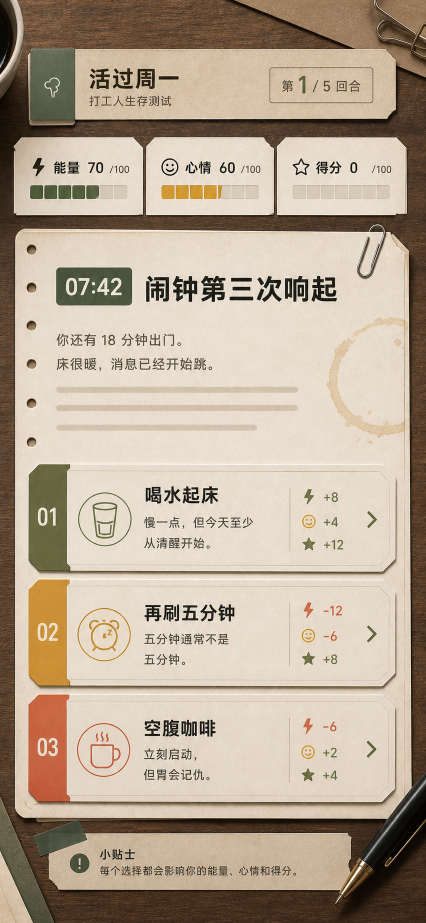
#> input picture reference/current-round.png, 852 x 1846 px (shown at 1/2 size); its folder holds 3 pictures in this run
$ python generate-shell-v1-assets.py
#> lines starting #> are read from the running program, lines starting #| are printed output that depends on the picture
#!/usr/bin/env python3
from __future__ import annotations

from pathlib import Path
import random

from PIL import Image, ImageDraw, ImageFilter, ImageOps


ROOT = Path(__file__).resolve().parents[1]
REFERENCE = ROOT / "reference"
ASSETS = ROOT / "src" / "assets"
OUT = ASSETS / "shell-v1"
TARGET = (852, 1844)

PAPER = (232, 221, 202)
PAPER_LIGHT = (242, 235, 222)
PAPER_DEEP = (211, 195, 168)
OLIVE = (88, 102, 75)
GOLD = (217, 163, 33)
RUST = (201, 93, 67)


def load_reference(name: str) -> Image.Image:
#> called with name = 'current-round.png'
    source = Image.open(REFERENCE / name).convert("RGB")
#> source is the input picture: PIL image 852x1846 RGB; mean R, G, B 183.3, 167.3, 148.5
    return ImageOps.fit(source, TARGET, method=Image.Resampling.LANCZOS, centering=(0.5, 0.5)).convert("RGBA")


def scale_box(box: tuple[int, int, int, int]) -> tuple[int, int, int, int]:
    return tuple(value * 2 for value in box)


def tile_noise(size: tuple[int, int], alpha: int, seed: int) -> Image.Image:
    noise_src = Image.open(ASSETS / "textures" / "paper-noise.png").convert("L")
    tiled = Image.new("L", size, 0)
    for y in range(0, size[1], noise_src.height):
      for x in range(0, size[0], noise_src.width):
        tiled.paste(noise_src, (x, y))
    tiled = tiled.crop((0, 0, size[0], size[1]))
    rng = random.Random(seed)
    return tiled.point(lambda p: max(0, min(alpha, int(p * 0.035) + rng.randrange(0, 2))))


def paper_patch(
    image: Image.Image,
    box: tuple[int, int, int, int],
    base: tuple[int, int, int] = PAPER,
    radius: int = 0,
    opacity: int = 246,
    seed: int = 1,
) -> None:
#> called with box = (70, 50, 238, 88), base = (232, 221, 202), radius = 2, opacity = 246, seed = 10
    x1, y1, x2, y2 = scale_box(box)
    width = x2 - x1
    height = y2 - y1
    patch = Image.new("RGBA", (width, height), (*base, opacity))
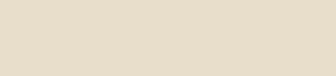
#> patch: PIL image 336x76 RGBA; mean R, G, B, A 232, 221, 202, 246; transparent parts drawn white
    noise = Image.new("RGBA", (width, height), (90, 68, 42, 0))
    noise.putalpha(tile_noise((width, height), 20, seed))
    patch.alpha_composite(noise)

    mask = Image.new("L", (width, height), 0)
    draw = ImageDraw.Draw(mask)
    if radius:
        draw.rounded_rectangle((0, 0, width, height), radius=radius * 2, fill=255)
    else:
        draw.rectangle((0, 0, width, height), fill=255)
    image.paste(patch, (x1, y1), mask)


# [24 lines left out: functions color_patch, blur_patch, not called in this run]


def make_round_shell() -> None:
    image = load_reference("current-round.png")

    # Header dynamic copy and round badge.
    paper_patch(image, (70, 50, 238, 88), PAPER, radius=2, seed=10)
    paper_patch(image, (270, 55, 350, 91), PAPER_LIGHT, radius=2, seed=11)

    # Stat cards: labels, values, and progress blocks.
    for index, x in enumerate((22, 148, 276)):
        paper_patch(image, (x, 128, x + 112, 188), PAPER_LIGHT, radius=3, seed=20 + index)

    # Event content.
    paper_patch(image, (60, 218, 300, 318), PAPER_LIGHT, radius=2, seed=30)
    paper_patch(image, (300, 218, 386, 320), PAPER_LIGHT, radius=2, seed=31)
    paper_patch(image, (72, 330, 274, 388), PAPER_LIGHT, radius=2, seed=32)

    # Choice tickets.
    choices = [
        ((34, 464, 69, 533), OLIVE),
        ((34, 586, 69, 656), GOLD),
        ((34, 707, 69, 776), RUST),
    ]
    for index, (strip_box, color) in enumerate(choices):
        color_patch(image, strip_box, color, radius=0)
        y = strip_box[1] - 12
        paper_patch(image, (78, y, 352, y + 92), PAPER_LIGHT, radius=3, seed=40 + index)
        paper_patch(image, (352, y + 10, 392, y + 78), PAPER_LIGHT, radius=2, seed=50 + index)

    # Bottom tip copy.
    paper_patch(image, (46, 842, 380, 878), PAPER_LIGHT, radius=4, seed=60)

    image.convert("RGB").save(OUT / "round-shell@2x.webp", quality=94, method=6)


# [37 lines left out: functions make_feedback_shell, make_result_shell, not called in this run]


def main() -> None:
    OUT.mkdir(parents=True, exist_ok=True)
    make_round_shell()
    make_feedback_shell()
    make_result_shell()
    for path in sorted(OUT.glob("*@2x.webp")):
        with Image.open(path) as image:
            print(f"{path.relative_to(ROOT)} {image.width}x{image.height} {image.mode}")


if __name__ == "__main__":
#> (the run stopped early here; a loop or call above may not have finished)
